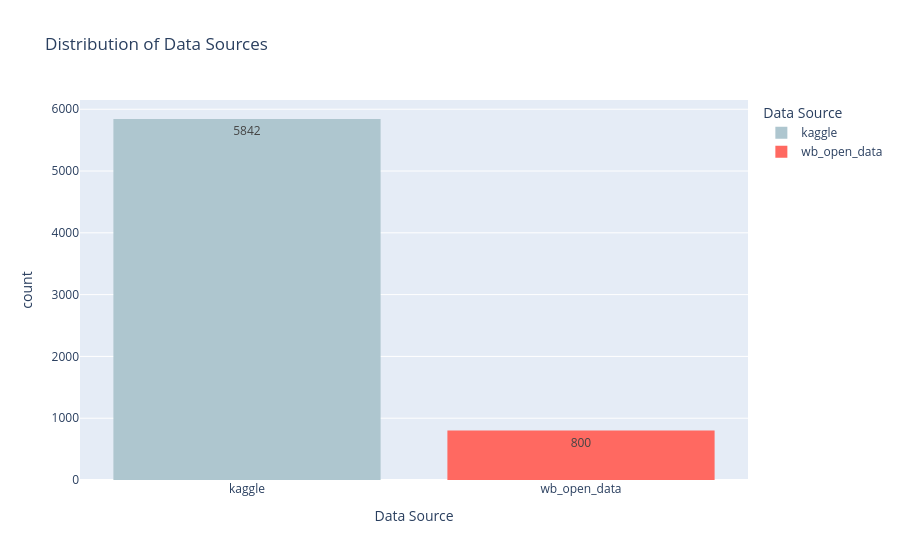

Notebook code cell kept with this figure:
### Markdown cell above
### 3.1 Distribution of Data Sources

### Code cell
fig = px.histogram(
    final_rag_dataset,
    x="source",
    color="source",
    text_auto=True,
    title="Distribution of Data Sources",
    labels={"source": "Data Source"},
    color_discrete_sequence=["#AEC6CF", "#FF6961"]  # pastel blue & pastel pink
)

fig.show()

### Figure 1 — Plotly figure (JSON) as saved in the notebook; plotly's stock layout.template omitted (floating-point values rounded to 4 significant figures; data arrays with more than 128 entries replaced by an {"elided": "..."} marker saying what was removed)
{"data": [{"bingroup": "x", "hovertemplate": "Data Source=%{x}<br>count=%{y}<extra></extra>", "legendgroup": "kaggle", "marker": {"color": "#AEC6CF", "pattern": {"shape": ""}}, "name": "kaggle", "orientation": "v", "showlegend": true, "texttemplate": "%{value}", "type": "histogram", "x": {"elided": "5842 str values"}, "xaxis": "x", "yaxis": "y"}, {"bingroup": "x", "hovertemplate": "Data Source=%{x}<br>count=%{y}<extra></extra>", "legendgroup": "wb_open_data", "marker": {"color": "#FF6961", "pattern": {"shape": ""}}, "name": "wb_open_data", "orientation": "v", "showlegend": true, "texttemplate": "%{value}", "type": "histogram", "x": {"elided": "800 str values"}, "xaxis": "x", "yaxis": "y"}], "layout": {"barmode": "relative", "legend": {"title": {"text": "Data Source"}, "tracegroupgap": 0}, "title": {"text": "Distribution of Data Sources"}, "xaxis": {"anchor": "y", "categoryarray": ["kaggle", "wb_open_data"], "categoryorder": "array", "domain": [0, 1], "title": {"text": "Data Source"}}, "yaxis": {"anchor": "x", "domain": [0, 1], "title": {"text": "count"}}}}
